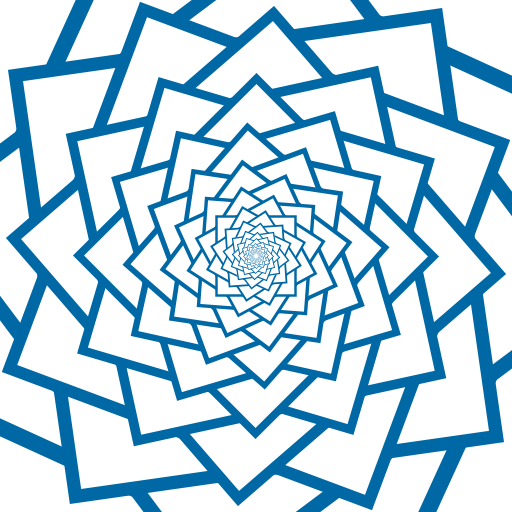
Frame 1 (no input)
Frame 2 (the mouse pressed at the canvas centre, redrawn once): identical to frame 1, image omitted

The Processing sketch that drew this single still picture (run headless with seeded random() and noise(); the mouse was pressed at the canvas centre and the sketch redrawn once):

// Processing sketch: rotate
// ── rotate.pde


void setup()
{
  size(512, 512);
  noLoop();
}


void draw() {
  
  translate(width/2, height/2);
 
  fill(255);
  stroke(0, 105, 165);
  strokeWeight(25);
  
  rectMode(CENTER);
  
  for (int i=0; i<50; i++) {
    rotate(0.5);
    scale(0.90);
    
    rect(0, 0, 800, 800);
  }
  
  save("rotate.png");
}
